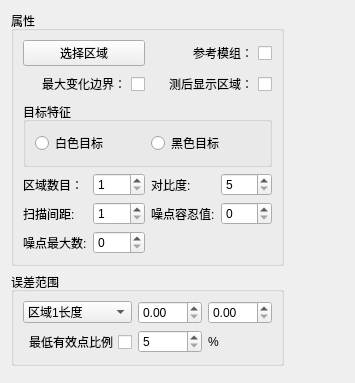
<?xml version="1.0" encoding="UTF-8"?>
<ui version="4.0">
 <class>dimensionMeasureWdg</class>
 <widget class="QWidget" name="dimensionMeasureWdg">
  <property name="geometry">
   <rect>
    <x>0</x>
    <y>0</y>
    <width>355</width>
    <height>383</height>
   </rect>
  </property>
  <property name="windowTitle">
   <string>dimensionMeasureWdg</string>
  </property>
  <layout class="QGridLayout" name="gridLayout_4">
   <item row="0" column="0">
    <widget class="QGroupBox" name="groupBox">
     <property name="title">
      <string>属性</string>
     </property>
     <layout class="QGridLayout" name="gridLayout_3">
      <item row="0" column="0">
       <widget class="QPushButton" name="bt_selectROI">
        <property name="text">
         <string>选择区域</string>
        </property>
        <property name="checkable">
         <bool>true</bool>
        </property>
       </widget>
      </item>
      <item row="0" column="1">
       <widget class="QCheckBox" name="cb_useRefer">
        <property name="layoutDirection">
         <enum>Qt::RightToLeft</enum>
        </property>
        <property name="text">
         <string>参考模组：</string>
        </property>
       </widget>
      </item>
      <item row="1" column="0">
       <widget class="QCheckBox" name="cb_bestEdge">
        <property name="layoutDirection">
         <enum>Qt::RightToLeft</enum>
        </property>
        <property name="text">
         <string>最大变化边界：</string>
        </property>
       </widget>
      </item>
      <item row="1" column="1">
       <widget class="QCheckBox" name="cb_showRegionAfterDet">
        <property name="layoutDirection">
         <enum>Qt::RightToLeft</enum>
        </property>
        <property name="text">
         <string>测后显示区域：</string>
        </property>
       </widget>
      </item>
      <item row="2" column="0" colspan="2">
       <widget class="QGroupBox" name="groupBox_3">
        <property name="title">
         <string>目标特征</string>
        </property>
        <layout class="QHBoxLayout" name="horizontalLayout_8">
         <item>
          <widget class="QRadioButton" name="rb_white">
           <property name="text">
            <string>白色目标</string>
           </property>
          </widget>
         </item>
         <item>
          <widget class="QRadioButton" name="rb_black">
           <property name="text">
            <string>黑色目标</string>
           </property>
          </widget>
         </item>
        </layout>
       </widget>
      </item>
      <item row="3" column="0" colspan="2">
       <layout class="QGridLayout" name="gridLayout">
        <item row="0" column="0">
         <widget class="QLabel" name="label">
          <property name="text">
           <string>区域数目：</string>
          </property>
         </widget>
        </item>
        <item row="0" column="1">
         <widget class="QSpinBox" name="sp_regionNum">
          <property name="minimum">
           <number>1</number>
          </property>
          <property name="maximum">
           <number>10</number>
          </property>
         </widget>
        </item>
        <item row="0" column="2">
         <widget class="QLabel" name="label_3">
          <property name="text">
           <string>对比度:</string>
          </property>
         </widget>
        </item>
        <item row="0" column="3">
         <widget class="QSpinBox" name="sp_threshold">
          <property name="minimum">
           <number>5</number>
          </property>
          <property name="maximum">
           <number>255</number>
          </property>
         </widget>
        </item>
        <item row="1" column="0">
         <widget class="QLabel" name="label_2">
          <property name="text">
           <string>扫描间距:</string>
          </property>
         </widget>
        </item>
        <item row="1" column="1">
         <widget class="QSpinBox" name="sp_searchGap">
          <property name="minimum">
           <number>1</number>
          </property>
         </widget>
        </item>
        <item row="1" column="2">
         <widget class="QLabel" name="label_5">
          <property name="text">
           <string>噪点容忍值:</string>
          </property>
         </widget>
        </item>
        <item row="1" column="3">
         <widget class="QSpinBox" name="sp_noiseMin"/>
        </item>
        <item row="2" column="0">
         <widget class="QLabel" name="label_4">
          <property name="text">
           <string>噪点最大数:</string>
          </property>
         </widget>
        </item>
        <item row="2" column="1">
         <widget class="QSpinBox" name="sp_noiseMax"/>
        </item>
       </layout>
      </item>
     </layout>
    </widget>
   </item>
   <item row="0" column="1">
    <spacer name="horizontalSpacer_2">
     <property name="orientation">
      <enum>Qt::Horizontal</enum>
     </property>
     <property name="sizeHint" stdset="0">
      <size>
       <width>3</width>
       <height>20</height>
      </size>
     </property>
    </spacer>
   </item>
   <item row="1" column="0">
    <widget class="QGroupBox" name="groupBox_6">
     <property name="title">
      <string>误差范围</string>
     </property>
     <layout class="QGridLayout" name="gridLayout_2">
      <item row="1" column="3">
       <widget class="QLabel" name="label_7">
        <property name="text">
         <string>%</string>
        </property>
       </widget>
      </item>
      <item row="0" column="1" colspan="2">
       <widget class="QDoubleSpinBox" name="dsp_lengthMin">
        <property name="maximum">
         <double>999.000000000000000</double>
        </property>
       </widget>
      </item>
      <item row="0" column="3">
       <widget class="QDoubleSpinBox" name="dsp_lengthMax">
        <property name="maximum">
         <double>999.000000000000000</double>
        </property>
       </widget>
      </item>
      <item row="0" column="0">
       <widget class="QComboBox" name="cob_regionIndex">
        <item>
         <property name="text">
          <string>区域1长度</string>
         </property>
        </item>
       </widget>
      </item>
      <item row="1" column="0">
       <widget class="QCheckBox" name="cb_validPoints">
        <property name="layoutDirection">
         <enum>Qt::RightToLeft</enum>
        </property>
        <property name="text">
         <string>最低有效点比例</string>
        </property>
       </widget>
      </item>
      <item row="1" column="1" colspan="2">
       <widget class="QSpinBox" name="sp_validPoints">
        <property name="minimum">
         <number>5</number>
        </property>
        <property name="maximum">
         <number>100</number>
        </property>
       </widget>
      </item>
     </layout>
    </widget>
   </item>
   <item row="2" column="0">
    <spacer name="verticalSpacer">
     <property name="orientation">
      <enum>Qt::Vertical</enum>
     </property>
     <property name="sizeHint" stdset="0">
      <size>
       <width>98</width>
       <height>5</height>
      </size>
     </property>
    </spacer>
   </item>
  </layout>
 </widget>
 <resources/>
 <connections/>
</ui>
